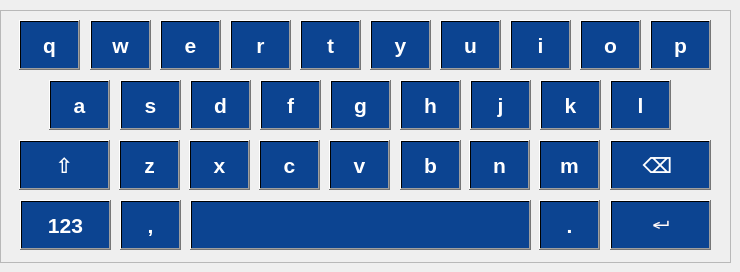
   <widget class="QWidget" name="page_17">
    <widget class="QFrame" name="frame_24">
     <property name="geometry">
      <rect>
       <x>0</x>
       <y>10</y>
       <width>731</width>
       <height>253</height>
      </rect>
     </property>
     <property name="frameShape">
      <enum>QFrame::StyledPanel</enum>
     </property>
     <property name="frameShadow">
      <enum>QFrame::Raised</enum>
     </property>
     <widget class="QPushButton" name="pushButton_21">
      <property name="geometry">
       <rect>
        <x>120</x>
        <y>70</y>
        <width>61</width>
        <height>50</height>
       </rect>
      </property>
      <property name="font">
       <font>
        <family>Liberation Sans</family>
        <pointsize>16</pointsize>
        <weight>75</weight>
        <bold>true</bold>
       </font>
      </property>
      <property name="styleSheet">
       <string notr="true">QPushButton
{
background: qlineargradient(x1:0, y1:0, x2:1, y2:0, stop: 0 rgb(12, 68, 145), stop: 0.5 rgb(12, 68, 145),  stop:1 rgb(12, 68, 145));
 color: white;}

QPushButton:pressed {
   background: qlineargradient(x1:0, y1:0, x2:1, y2:0, stop: 0 rgb(12, 68, 145), stop: 0.5 rgb(12, 68, 145),  stop:1 rgb(12, 68, 145));
 color: white;
}</string>
      </property>
      <property name="text">
       <string>s</string>
      </property>
     </widget>
     <widget class="QPushButton" name="pushButton_33">
      <property name="geometry">
       <rect>
        <x>580</x>
        <y>10</y>
        <width>61</width>
        <height>50</height>
       </rect>
      </property>
      <property name="font">
       <font>
        <family>Liberation Sans</family>
        <pointsize>16</pointsize>
        <weight>75</weight>
        <bold>true</bold>
       </font>
      </property>
      <property name="styleSheet">
       <string notr="true">QPushButton
{
background: qlineargradient(x1:0, y1:0, x2:1, y2:0, stop: 0 rgb(12, 68, 145), stop: 0.5 rgb(12, 68, 145),  stop:1 rgb(12, 68, 145));
 color: white;}

QPushButton:pressed {
   background: qlineargradient(x1:0, y1:0, x2:1, y2:0, stop: 0 rgb(12, 68, 145), stop: 0.5 rgb(12, 68, 145),  stop:1 rgb(12, 68, 145));
 color: white;
}</string>
      </property>
      <property name="text">
       <string>o</string>
      </property>
     </widget>
     <widget class="QPushButton" name="pushButton_46">
      <property name="geometry">
       <rect>
        <x>19</x>
        <y>130</y>
        <width>91</width>
        <height>50</height>
       </rect>
      </property>
      <property name="font">
       <font>
        <family>Liberation Sans</family>
        <pointsize>16</pointsize>
        <weight>75</weight>
        <bold>true</bold>
       </font>
      </property>
      <property name="styleSheet">
       <string notr="true">QPushButton
{
background: qlineargradient(x1:0, y1:0, x2:1, y2:0, stop: 0 rgb(12, 68, 145), stop: 0.5 rgb(12, 68, 145),  stop:1 rgb(12, 68, 145));
 color: white;}

QPushButton:pressed {
   background: qlineargradient(x1:0, y1:0, x2:1, y2:0, stop: 0 rgb(12, 68, 145), stop: 0.5 rgb(12, 68, 145),  stop:1 rgb(12, 68, 145));
 color: white;
}</string>
      </property>
      <property name="text">
       <string>⇧</string>
      </property>
     </widget>
     <widget class="QPushButton" name="pushButton_45">
      <property name="geometry">
       <rect>
        <x>610</x>
        <y>130</y>
        <width>101</width>
        <height>50</height>
       </rect>
      </property>
      <property name="font">
       <font>
        <family>Liberation Sans</family>
        <pointsize>16</pointsize>
        <weight>75</weight>
        <bold>true</bold>
       </font>
      </property>
      <property name="styleSheet">
       <string notr="true">QPushButton
{
background: qlineargradient(x1:0, y1:0, x2:1, y2:0, stop: 0 rgb(12, 68, 145), stop: 0.5 rgb(12, 68, 145),  stop:1 rgb(12, 68, 145));
 color: white;}

QPushButton:pressed {
   background: qlineargradient(x1:0, y1:0, x2:1, y2:0, stop: 0 rgb(12, 68, 145), stop: 0.5 rgb(12, 68, 145),  stop:1 rgb(12, 68, 145));
 color: white;
}</string>
      </property>
      <property name="text">
       <string>⌫ </string>
      </property>
     </widget>
     <widget class="QPushButton" name="pushButton_14">
      <property name="geometry">
       <rect>
        <x>90</x>
        <y>10</y>
        <width>61</width>
        <height>50</height>
       </rect>
      </property>
      <property name="font">
       <font>
        <family>Liberation Sans</family>
        <pointsize>16</pointsize>
        <weight>75</weight>
        <bold>true</bold>
       </font>
      </property>
      <property name="styleSheet">
       <string notr="true">QPushButton
{
background: qlineargradient(x1:0, y1:0, x2:1, y2:0, stop: 0 rgb(12, 68, 145), stop: 0.5 rgb(12, 68, 145),  stop:1 rgb(12, 68, 145));
 color: white;}

QPushButton:pressed {
   background: qlineargradient(x1:0, y1:0, x2:1, y2:0, stop: 0 rgb(12, 68, 145), stop: 0.5 rgb(12, 68, 145),  stop:1 rgb(12, 68, 145));
 color: white;
}</string>
      </property>
      <property name="text">
       <string>w</string>
      </property>
     </widget>
     <widget class="QPushButton" name="pushButton_35">
      <property name="geometry">
       <rect>
        <x>440</x>
        <y>10</y>
        <width>61</width>
        <height>50</height>
       </rect>
      </property>
      <property name="font">
       <font>
        <family>Liberation Sans</family>
        <pointsize>16</pointsize>
        <weight>75</weight>
        <bold>true</bold>
       </font>
      </property>
      <property name="styleSheet">
       <string notr="true">QPushButton
{
background: qlineargradient(x1:0, y1:0, x2:1, y2:0, stop: 0 rgb(12, 68, 145), stop: 0.5 rgb(12, 68, 145),  stop:1 rgb(12, 68, 145));
 color: white;}

QPushButton:pressed {
   background: qlineargradient(x1:0, y1:0, x2:1, y2:0, stop: 0 rgb(12, 68, 145), stop: 0.5 rgb(12, 68, 145),  stop:1 rgb(12, 68, 145));
 color: white;
}</string>
      </property>
      <property name="text">
       <string>u</string>
      </property>
     </widget>
     <widget class="QPushButton" name="pushButton_31">
      <property name="geometry">
       <rect>
        <x>190</x>
        <y>70</y>
        <width>61</width>
        <height>50</height>
       </rect>
      </property>
      <property name="font">
       <font>
        <family>Liberation Sans</family>
        <pointsize>16</pointsize>
        <weight>75</weight>
        <bold>true</bold>
       </font>
      </property>
      <property name="styleSheet">
       <string notr="true">QPushButton
{
background: qlineargradient(x1:0, y1:0, x2:1, y2:0, stop: 0 rgb(12, 68, 145), stop: 0.5 rgb(12, 68, 145),  stop:1 rgb(12, 68, 145));
 color: white;}

QPushButton:pressed {
   background: qlineargradient(x1:0, y1:0, x2:1, y2:0, stop: 0 rgb(12, 68, 145), stop: 0.5 rgb(12, 68, 145),  stop:1 rgb(12, 68, 145));
 color: white;
}</string>
      </property>
      <property name="text">
       <string>d</string>
      </property>
     </widget>
     <widget class="QPushButton" name="pushButton_32">
      <property name="geometry">
       <rect>
        <x>400</x>
        <y>70</y>
        <width>61</width>
        <height>50</height>
       </rect>
      </property>
      <property name="font">
       <font>
        <family>Liberation Sans</family>
        <pointsize>16</pointsize>
        <weight>75</weight>
        <bold>true</bold>
       </font>
      </property>
      <property name="styleSheet">
       <string notr="true">QPushButton
{
background: qlineargradient(x1:0, y1:0, x2:1, y2:0, stop: 0 rgb(12, 68, 145), stop: 0.5 rgb(12, 68, 145),  stop:1 rgb(12, 68, 145));
 color: white;}

QPushButton:pressed {
   background: qlineargradient(x1:0, y1:0, x2:1, y2:0, stop: 0 rgb(12, 68, 145), stop: 0.5 rgb(12, 68, 145),  stop:1 rgb(12, 68, 145));
 color: white;
}</string>
      </property>
      <property name="text">
       <string>h</string>
      </property>
     </widget>
     <widget class="QPushButton" name="pushButton_39">
      <property name="geometry">
       <rect>
        <x>189</x>
        <y>130</y>
        <width>61</width>
        <height>50</height>
       </rect>
      </property>
      <property name="font">
       <font>
        <family>Liberation Sans</family>
        <pointsize>16</pointsize>
        <weight>75</weight>
        <bold>true</bold>
       </font>
      </property>
      <property name="styleSheet">
       <string notr="true">QPushButton
{
background: qlineargradient(x1:0, y1:0, x2:1, y2:0, stop: 0 rgb(12, 68, 145), stop: 0.5 rgb(12, 68, 145),  stop:1 rgb(12, 68, 145));
 color: white;}

QPushButton:pressed {
   background: qlineargradient(x1:0, y1:0, x2:1, y2:0, stop: 0 rgb(12, 68, 145), stop: 0.5 rgb(12, 68, 145),  stop:1 rgb(12, 68, 145));
 color: white;
}</string>
      </property>
      <property name="text">
       <string>x</string>
      </property>
     </widget>
     <widget class="QPushButton" name="pushButton_15">
      <property name="geometry">
       <rect>
        <x>160</x>
        <y>10</y>
        <width>61</width>
        <height>50</height>
       </rect>
      </property>
      <property name="font">
       <font>
        <family>Liberation Sans</family>
        <pointsize>16</pointsize>
        <weight>75</weight>
        <bold>true</bold>
       </font>
      </property>
      <property name="styleSheet">
       <string notr="true">QPushButton
{
background: qlineargradient(x1:0, y1:0, x2:1, y2:0, stop: 0 rgb(12, 68, 145), stop: 0.5 rgb(12, 68, 145),  stop:1 rgb(12, 68, 145));
 color: white;}

QPushButton:pressed {
   background: qlineargradient(x1:0, y1:0, x2:1, y2:0, stop: 0 rgb(12, 68, 145), stop: 0.5 rgb(12, 68, 145),  stop:1 rgb(12, 68, 145));
 color: white;
}</string>
      </property>
      <property name="text">
       <string>e</string>
      </property>
     </widget>
     <widget class="QPushButton" name="pushButton_43">
      <property name="geometry">
       <rect>
        <x>400</x>
        <y>130</y>
        <width>61</width>
        <height>50</height>
       </rect>
      </property>
      <property name="font">
       <font>
        <family>Liberation Sans</family>
        <pointsize>16</pointsize>
        <weight>75</weight>
        <bold>true</bold>
       </font>
      </property>
      <property name="styleSheet">
       <string notr="true">QPushButton
{
background: qlineargradient(x1:0, y1:0, x2:1, y2:0, stop: 0 rgb(12, 68, 145), stop: 0.5 rgb(12, 68, 145),  stop:1 rgb(12, 68, 145));
 color: white;}

QPushButton:pressed {
   background: qlineargradient(x1:0, y1:0, x2:1, y2:0, stop: 0 rgb(12, 68, 145), stop: 0.5 rgb(12, 68, 145),  stop:1 rgb(12, 68, 145));
 color: white;
}</string>
      </property>
      <property name="text">
       <string>b</string>
      </property>
     </widget>
     <widget class="QPushButton" name="pushButton_40">
      <property name="geometry">
       <rect>
        <x>119</x>
        <y>130</y>
        <width>61</width>
        <height>50</height>
       </rect>
      </property>
      <property name="font">
       <font>
        <family>Liberation Sans</family>
        <pointsize>16</pointsize>
        <weight>75</weight>
        <bold>true</bold>
       </font>
      </property>
      <property name="styleSheet">
       <string notr="true">QPushButton
{
background: qlineargradient(x1:0, y1:0, x2:1, y2:0, stop: 0 rgb(12, 68, 145), stop: 0.5 rgb(12, 68, 145),  stop:1 rgb(12, 68, 145));
 color: white;}

QPushButton:pressed {
   background: qlineargradient(x1:0, y1:0, x2:1, y2:0, stop: 0 rgb(12, 68, 145), stop: 0.5 rgb(12, 68, 145),  stop:1 rgb(12, 68, 145));
 color: white;
}</string>
      </property>
      <property name="text">
       <string>z</string>
      </property>
     </widget>
     <widget class="QPushButton" name="pushButton_28">
      <property name="geometry">
       <rect>
        <x>610</x>
        <y>70</y>
        <width>61</width>
        <height>50</height>
       </rect>
      </property>
      <property name="font">
       <font>
        <family>Liberation Sans</family>
        <pointsize>16</pointsize>
        <weight>75</weight>
        <bold>true</bold>
       </font>
      </property>
      <property name="styleSheet">
       <string notr="true">QPushButton
{
background: qlineargradient(x1:0, y1:0, x2:1, y2:0, stop: 0 rgb(12, 68, 145), stop: 0.5 rgb(12, 68, 145),  stop:1 rgb(12, 68, 145));
 color: white;}

QPushButton:pressed {
   background: qlineargradient(x1:0, y1:0, x2:1, y2:0, stop: 0 rgb(12, 68, 145), stop: 0.5 rgb(12, 68, 145),  stop:1 rgb(12, 68, 145));
 color: white;
}</string>
      </property>
      <property name="text">
       <string>l</string>
      </property>
     </widget>
     <widget class="QPushButton" name="pushButton_22">
      <property name="geometry">
       <rect>
        <x>230</x>
        <y>10</y>
        <width>61</width>
        <height>50</height>
       </rect>
      </property>
      <property name="font">
       <font>
        <family>Liberation Sans</family>
        <pointsize>16</pointsize>
        <weight>75</weight>
        <bold>true</bold>
       </font>
      </property>
      <property name="styleSheet">
       <string notr="true">QPushButton
{
background: qlineargradient(x1:0, y1:0, x2:1, y2:0, stop: 0 rgb(12, 68, 145), stop: 0.5 rgb(12, 68, 145),  stop:1 rgb(12, 68, 145));
 color: white;}

QPushButton:pressed {
   background: qlineargradient(x1:0, y1:0, x2:1, y2:0, stop: 0 rgb(12, 68, 145), stop: 0.5 rgb(12, 68, 145),  stop:1 rgb(12, 68, 145));
 color: white;
}</string>
      </property>
      <property name="text">
       <string>r</string>
      </property>
     </widget>
     <widget class="QPushButton" name="pushButton_19">
      <property name="geometry">
       <rect>
        <x>330</x>
        <y>70</y>
        <width>61</width>
        <height>50</height>
       </rect>
      </property>
      <property name="font">
       <font>
        <family>Liberation Sans</family>
        <pointsize>16</pointsize>
        <weight>75</weight>
        <bold>true</bold>
       </font>
      </property>
      <property name="styleSheet">
       <string notr="true">QPushButton
{
background: qlineargradient(x1:0, y1:0, x2:1, y2:0, stop: 0 rgb(12, 68, 145), stop: 0.5 rgb(12, 68, 145),  stop:1 rgb(12, 68, 145));
 color: white;}

QPushButton:pressed {
   background: qlineargradient(x1:0, y1:0, x2:1, y2:0, stop: 0 rgb(12, 68, 145), stop: 0.5 rgb(12, 68, 145),  stop:1 rgb(12, 68, 145));
 color: white;
}</string>
      </property>
      <property name="text">
       <string>g</string>
      </property>
     </widget>
     <widget class="QPushButton" name="pushButton_50">
      <property name="geometry">
       <rect>
        <x>190</x>
        <y>190</y>
        <width>341</width>
        <height>50</height>
       </rect>
      </property>
      <property name="font">
       <font>
        <family>Liberation Sans</family>
        <pointsize>16</pointsize>
        <weight>75</weight>
        <bold>true</bold>
       </font>
      </property>
      <property name="styleSheet">
       <string notr="true">QPushButton
{
background: qlineargradient(x1:0, y1:0, x2:1, y2:0, stop: 0 rgb(12, 68, 145), stop: 0.5 rgb(12, 68, 145),  stop:1 rgb(12, 68, 145));
 color: white;}

QPushButton:pressed {
   background: qlineargradient(x1:0, y1:0, x2:1, y2:0, stop: 0 rgb(12, 68, 145), stop: 0.5 rgb(12, 68, 145),  stop:1 rgb(12, 68, 145));
 color: white;
}</string>
      </property>
      <property name="text">
       <string/>
      </property>
     </widget>
     <widget class="QPushButton" name="pushButton_37">
      <property name="geometry">
       <rect>
        <x>300</x>
        <y>10</y>
        <width>61</width>
        <height>50</height>
       </rect>
      </property>
      <property name="font">
       <font>
        <family>Liberation Sans</family>
        <pointsize>16</pointsize>
        <weight>75</weight>
        <bold>true</bold>
       </font>
      </property>
      <property name="styleSheet">
       <string notr="true">QPushButton
{
background: qlineargradient(x1:0, y1:0, x2:1, y2:0, stop: 0 rgb(12, 68, 145), stop: 0.5 rgb(12, 68, 145),  stop:1 rgb(12, 68, 145));
 color: white;}

QPushButton:pressed {
   background: qlineargradient(x1:0, y1:0, x2:1, y2:0, stop: 0 rgb(12, 68, 145), stop: 0.5 rgb(12, 68, 145),  stop:1 rgb(12, 68, 145));
 color: white;
}</string>
      </property>
      <property name="text">
       <string>t</string>
      </property>
     </widget>
     <widget class="QPushButton" name="pushButton_30">
      <property name="geometry">
       <rect>
        <x>540</x>
        <y>70</y>
        <width>61</width>
        <height>50</height>
       </rect>
      </property>
      <property name="font">
       <font>
        <family>Liberation Sans</family>
        <pointsize>16</pointsize>
        <weight>75</weight>
        <bold>true</bold>
       </font>
      </property>
      <property name="styleSheet">
       <string notr="true">QPushButton
{
background: qlineargradient(x1:0, y1:0, x2:1, y2:0, stop: 0 rgb(12, 68, 145), stop: 0.5 rgb(12, 68, 145),  stop:1 rgb(12, 68, 145));
 color: white;}

QPushButton:pressed {
   background: qlineargradient(x1:0, y1:0, x2:1, y2:0, stop: 0 rgb(12, 68, 145), stop: 0.5 rgb(12, 68, 145),  stop:1 rgb(12, 68, 145));
 color: white;
}</string>
      </property>
      <property name="text">
       <string>k</string>
      </property>
     </widget>
     <widget class="QPushButton" name="pushButton_18">
      <property name="geometry">
       <rect>
        <x>610</x>
        <y>190</y>
        <width>101</width>
        <height>50</height>
       </rect>
      </property>
      <property name="font">
       <font>
        <family>Liberation Sans</family>
        <pointsize>16</pointsize>
        <weight>75</weight>
        <bold>true</bold>
       </font>
      </property>
      <property name="styleSheet">
       <string notr="true">QPushButton
{
background: qlineargradient(x1:0, y1:0, x2:1, y2:0, stop: 0 rgb(12, 68, 145), stop: 0.5 rgb(12, 68, 145),  stop:1 rgb(12, 68, 145));
 color: white;}

QPushButton:pressed {
   background: qlineargradient(x1:0, y1:0, x2:1, y2:0, stop: 0 rgb(12, 68, 145), stop: 0.5 rgb(12, 68, 145),  stop:1 rgb(12, 68, 145));
 color: white;
}</string>
      </property>
      <property name="text">
       <string>↵</string>
      </property>
     </widget>
     <widget class="QPushButton" name="pushButton_42">
      <property name="geometry">
       <rect>
        <x>329</x>
        <y>130</y>
        <width>61</width>
        <height>50</height>
       </rect>
      </property>
      <property name="font">
       <font>
        <family>Liberation Sans</family>
        <pointsize>16</pointsize>
        <weight>75</weight>
        <bold>true</bold>
       </font>
      </property>
      <property name="styleSheet">
       <string notr="true">QPushButton
{
background: qlineargradient(x1:0, y1:0, x2:1, y2:0, stop: 0 rgb(12, 68, 145), stop: 0.5 rgb(12, 68, 145),  stop:1 rgb(12, 68, 145));
 color: white;}

QPushButton:pressed {
   background: qlineargradient(x1:0, y1:0, x2:1, y2:0, stop: 0 rgb(12, 68, 145), stop: 0.5 rgb(12, 68, 145),  stop:1 rgb(12, 68, 145));
 color: white;
}</string>
      </property>
      <property name="text">
       <string>v</string>
      </property>
     </widget>
     <widget class="QPushButton" name="pushButton_16">
      <property name="geometry">
       <rect>
        <x>469</x>
        <y>130</y>
        <width>61</width>
        <height>50</height>
       </rect>
      </property>
      <property name="font">
       <font>
        <family>Liberation Sans</family>
        <pointsize>16</pointsize>
        <weight>75</weight>
        <bold>true</bold>
       </font>
      </property>
      <property name="styleSheet">
       <string notr="true">QPushButton
{
background: qlineargradient(x1:0, y1:0, x2:1, y2:0, stop: 0 rgb(12, 68, 145), stop: 0.5 rgb(12, 68, 145),  stop:1 rgb(12, 68, 145));
 color: white;}

QPushButton:pressed {
   background: qlineargradient(x1:0, y1:0, x2:1, y2:0, stop: 0 rgb(12, 68, 145), stop: 0.5 rgb(12, 68, 145),  stop:1 rgb(12, 68, 145));
 color: white;
}</string>
      </property>
      <property name="text">
       <string>n</string>
      </property>
     </widget>
     <widget class="QPushButton" name="pushButton_38">
      <property name="geometry">
       <rect>
        <x>259</x>
        <y>130</y>
        <width>61</width>
        <height>50</height>
       </rect>
      </property>
      <property name="font">
       <font>
        <family>Liberation Sans</family>
        <pointsize>16</pointsize>
        <weight>75</weight>
        <bold>true</bold>
       </font>
      </property>
      <property name="styleSheet">
       <string notr="true">QPushButton
{
background: qlineargradient(x1:0, y1:0, x2:1, y2:0, stop: 0 rgb(12, 68, 145), stop: 0.5 rgb(12, 68, 145),  stop:1 rgb(12, 68, 145));
 color: white;}

QPushButton:pressed {
   background: qlineargradient(x1:0, y1:0, x2:1, y2:0, stop: 0 rgb(12, 68, 145), stop: 0.5 rgb(12, 68, 145),  stop:1 rgb(12, 68, 145));
 color: white;
}</string>
      </property>
      <property name="text">
       <string>c</string>
      </property>
     </widget>
     <widget class="QPushButton" name="pushButton_13">
      <property name="geometry">
       <rect>
        <x>19</x>
        <y>10</y>
        <width>61</width>
        <height>50</height>
       </rect>
      </property>
      <property name="font">
       <font>
        <family>Liberation Sans</family>
        <pointsize>16</pointsize>
        <weight>75</weight>
        <bold>true</bold>
       </font>
      </property>
      <property name="styleSheet">
       <string notr="true">QPushButton
{
background: qlineargradient(x1:0, y1:0, x2:1, y2:0, stop: 0 rgb(12, 68, 145), stop: 0.5 rgb(12, 68, 145),  stop:1 rgb(12, 68, 145));
 color: white;}

QPushButton:pressed {
   background: qlineargradient(x1:0, y1:0, x2:1, y2:0, stop: 0 rgb(12, 68, 145), stop: 0.5 rgb(12, 68, 145),  stop:1 rgb(12, 68, 145));
 color: white;
}</string>
      </property>
      <property name="text">
       <string>q</string>
      </property>
     </widget>
     <widget class="QPushButton" name="pushButton_34">
      <property name="geometry">
       <rect>
        <x>510</x>
        <y>10</y>
        <width>61</width>
        <height>50</height>
       </rect>
      </property>
      <property name="font">
       <font>
        <family>Liberation Sans</family>
        <pointsize>16</pointsize>
        <weight>75</weight>
        <bold>true</bold>
       </font>
      </property>
      <property name="styleSheet">
       <string notr="true">QPushButton
{
background: qlineargradient(x1:0, y1:0, x2:1, y2:0, stop: 0 rgb(12, 68, 145), stop: 0.5 rgb(12, 68, 145),  stop:1 rgb(12, 68, 145));
 color: white;}

QPushButton:pressed {
   background: qlineargradient(x1:0, y1:0, x2:1, y2:0, stop: 0 rgb(12, 68, 145), stop: 0.5 rgb(12, 68, 145),  stop:1 rgb(12, 68, 145));
 color: white;
}</string>
      </property>
      <property name="text">
       <string>i</string>
      </property>
     </widget>
     <widget class="QPushButton" name="pushButton_27">
      <property name="geometry">
       <rect>
        <x>49</x>
        <y>70</y>
        <width>61</width>
        <height>50</height>
       </rect>
      </property>
      <property name="font">
       <font>
        <family>Liberation Sans</family>
        <pointsize>16</pointsize>
        <weight>75</weight>
        <bold>true</bold>
       </font>
      </property>
      <property name="styleSheet">
       <string notr="true">QPushButton
{
background: qlineargradient(x1:0, y1:0, x2:1, y2:0, stop: 0 rgb(12, 68, 145), stop: 0.5 rgb(12, 68, 145),  stop:1 rgb(12, 68, 145));
 color: white;}

QPushButton:pressed {
   background: qlineargradient(x1:0, y1:0, x2:1, y2:0, stop: 0 rgb(12, 68, 145), stop: 0.5 rgb(12, 68, 145),  stop:1 rgb(12, 68, 145));
 color: white;
}</string>
      </property>
      <property name="text">
       <string>a</string>
      </property>
     </widget>
     <widget class="QPushButton" name="pushButton_49">
      <property name="geometry">
       <rect>
        <x>120</x>
        <y>190</y>
        <width>61</width>
        <height>50</height>
       </rect>
      </property>
      <property name="font">
       <font>
        <family>Liberation Sans</family>
        <pointsize>16</pointsize>
        <weight>75</weight>
        <bold>true</bold>
       </font>
      </property>
      <property name="styleSheet">
       <string notr="true">QPushButton
{
background: qlineargradient(x1:0, y1:0, x2:1, y2:0, stop: 0 rgb(12, 68, 145), stop: 0.5 rgb(12, 68, 145),  stop:1 rgb(12, 68, 145));
 color: white;}

QPushButton:pressed {
   background: qlineargradient(x1:0, y1:0, x2:1, y2:0, stop: 0 rgb(12, 68, 145), stop: 0.5 rgb(12, 68, 145),  stop:1 rgb(12, 68, 145));
 color: white;
}</string>
      </property>
      <property name="text">
       <string>,</string>
      </property>
     </widget>
     <widget class="QPushButton" name="pushButton_47">
      <property name="geometry">
       <rect>
        <x>20</x>
        <y>190</y>
        <width>91</width>
        <height>50</height>
       </rect>
      </property>
      <property name="font">
       <font>
        <family>Liberation Sans</family>
        <pointsize>16</pointsize>
        <weight>75</weight>
        <bold>true</bold>
       </font>
      </property>
      <property name="styleSheet">
       <string notr="true">QPushButton
{
background: qlineargradient(x1:0, y1:0, x2:1, y2:0, stop: 0 rgb(12, 68, 145), stop: 0.5 rgb(12, 68, 145),  stop:1 rgb(12, 68, 145));
 color: white;}

QPushButton:pressed {
   background: qlineargradient(x1:0, y1:0, x2:1, y2:0, stop: 0 rgb(12, 68, 145), stop: 0.5 rgb(12, 68, 145),  stop:1 rgb(12, 68, 145));
 color: white;
}</string>
      </property>
      <property name="text">
       <string>123</string>
      </property>
     </widget>
     <widget class="QPushButton" name="pushButton_41">
      <property name="geometry">
       <rect>
        <x>260</x>
        <y>70</y>
        <width>61</width>
        <height>50</height>
       </rect>
      </property>
      <property name="font">
       <font>
        <family>Liberation Sans</family>
        <pointsize>16</pointsize>
        <weight>75</weight>
        <bold>true</bold>
       </font>
      </property>
      <property name="styleSheet">
       <string notr="true">QPushButton
{
background: qlineargradient(x1:0, y1:0, x2:1, y2:0, stop: 0 rgb(12, 68, 145), stop: 0.5 rgb(12, 68, 145),  stop:1 rgb(12, 68, 145));
 color: white;}

QPushButton:pressed {
   background: qlineargradient(x1:0, y1:0, x2:1, y2:0, stop: 0 rgb(12, 68, 145), stop: 0.5 rgb(12, 68, 145),  stop:1 rgb(12, 68, 145));
 color: white;
}</string>
      </property>
      <property name="text">
       <string>f</string>
      </property>
     </widget>
     <widget class="QPushButton" name="pushButton_29">
      <property name="geometry">
       <rect>
        <x>650</x>
        <y>10</y>
        <width>61</width>
        <height>50</height>
       </rect>
      </property>
      <property name="font">
       <font>
        <family>Liberation Sans</family>
        <pointsize>16</pointsize>
        <weight>75</weight>
        <bold>true</bold>
       </font>
      </property>
      <property name="styleSheet">
       <string notr="true">QPushButton
{
background: qlineargradient(x1:0, y1:0, x2:1, y2:0, stop: 0 rgb(12, 68, 145), stop: 0.5 rgb(12, 68, 145),  stop:1 rgb(12, 68, 145));
 color: white;}

QPushButton:pressed {
   background: qlineargradient(x1:0, y1:0, x2:1, y2:0, stop: 0 rgb(12, 68, 145), stop: 0.5 rgb(12, 68, 145),  stop:1 rgb(12, 68, 145));
 color: white;
}</string>
      </property>
      <property name="text">
       <string>p</string>
      </property>
     </widget>
     <widget class="QPushButton" name="pushButton_44">
      <property name="geometry">
       <rect>
        <x>539</x>
        <y>130</y>
        <width>61</width>
        <height>50</height>
       </rect>
      </property>
      <property name="font">
       <font>
        <family>Liberation Sans</family>
        <pointsize>16</pointsize>
        <weight>75</weight>
        <bold>true</bold>
       </font>
      </property>
      <property name="styleSheet">
       <string notr="true">QPushButton
{
background: qlineargradient(x1:0, y1:0, x2:1, y2:0, stop: 0 rgb(12, 68, 145), stop: 0.5 rgb(12, 68, 145),  stop:1 rgb(12, 68, 145));
 color: white;}

QPushButton:pressed {
   background: qlineargradient(x1:0, y1:0, x2:1, y2:0, stop: 0 rgb(12, 68, 145), stop: 0.5 rgb(12, 68, 145),  stop:1 rgb(12, 68, 145));
 color: white;
}</string>
      </property>
      <property name="text">
       <string>m</string>
      </property>
     </widget>
     <widget class="QPushButton" name="pushButton_48">
      <property name="geometry">
       <rect>
        <x>539</x>
        <y>190</y>
        <width>61</width>
        <height>50</height>
       </rect>
      </property>
      <property name="font">
       <font>
        <family>Liberation Sans</family>
        <pointsize>16</pointsize>
        <weight>75</weight>
        <bold>true</bold>
       </font>
      </property>
      <property name="styleSheet">
       <string notr="true">QPushButton
{
background: qlineargradient(x1:0, y1:0, x2:1, y2:0, stop: 0 rgb(12, 68, 145), stop: 0.5 rgb(12, 68, 145),  stop:1 rgb(12, 68, 145));
 color: white;}

QPushButton:pressed {
   background: qlineargradient(x1:0, y1:0, x2:1, y2:0, stop: 0 rgb(12, 68, 145), stop: 0.5 rgb(12, 68, 145),  stop:1 rgb(12, 68, 145));
 color: white;
}</string>
      </property>
      <property name="text">
       <string>.</string>
      </property>
     </widget>
     <widget class="QPushButton" name="pushButton_20">
      <property name="geometry">
       <rect>
        <x>470</x>
        <y>70</y>
        <width>61</width>
        <height>50</height>
       </rect>
      </property>
      <property name="font">
       <font>
        <family>Liberation Sans</family>
        <pointsize>16</pointsize>
        <weight>75</weight>
        <bold>true</bold>
       </font>
      </property>
      <property name="styleSheet">
       <string notr="true">QPushButton
{
background: qlineargradient(x1:0, y1:0, x2:1, y2:0, stop: 0 rgb(12, 68, 145), stop: 0.5 rgb(12, 68, 145),  stop:1 rgb(12, 68, 145));
 color: white;}

QPushButton:pressed {
   background: qlineargradient(x1:0, y1:0, x2:1, y2:0, stop: 0 rgb(12, 68, 145), stop: 0.5 rgb(12, 68, 145),  stop:1 rgb(12, 68, 145));
 color: white;
}</string>
      </property>
      <property name="text">
       <string>j</string>
      </property>
     </widget>
     <widget class="QPushButton" name="pushButton_36">
      <property name="geometry">
       <rect>
        <x>370</x>
        <y>10</y>
        <width>61</width>
        <height>50</height>
       </rect>
      </property>
      <property name="font">
       <font>
        <family>Liberation Sans</family>
        <pointsize>16</pointsize>
        <weight>75</weight>
        <bold>true</bold>
       </font>
      </property>
      <property name="styleSheet">
       <string notr="true">QPushButton
{
background: qlineargradient(x1:0, y1:0, x2:1, y2:0, stop: 0 rgb(12, 68, 145), stop: 0.5 rgb(12, 68, 145),  stop:1 rgb(12, 68, 145));
 color: white;}

QPushButton:pressed {
   background: qlineargradient(x1:0, y1:0, x2:1, y2:0, stop: 0 rgb(12, 68, 145), stop: 0.5 rgb(12, 68, 145),  stop:1 rgb(12, 68, 145));
 color: white;
}</string>
      </property>
      <property name="text">
       <string>y</string>
      </property>
     </widget>
    </widget>
   </widget>
